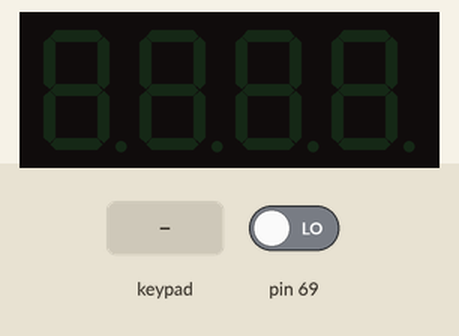
This sketch was run on a simulated Arduino Mega 2560, built with avr-gcc and run on an emulated ATmega2560. Parts: 4-digit seven-segment display. Wiring (from diagram.json): 4-digit 7-segment display, segments lit when HIGH: segments pin 22, pin 23, pin 24, pin 25, pin 26, pin 27, pin 28, pin 29; digit selects pin 10, pin 11, pin 12, pin 13. Wiring (inferred from the signals the program sends): 4×4 keypad with keys 1 2 3 A 4 5 6 B 7 8 9 C D 0 E F: rows pin 54, pin 55, pin 56, pin 57; columns pin 62, pin 63, pin 64, pin 65. The test bench sets the inputs (shaded band); at power-on: pin 69 LOW. The segment pins are drawn as the display they are named for.

Above: at 1.2 s.
1.3 s: keypad keys 1 2 pressed 0.4 s apart
At 3.1 s:
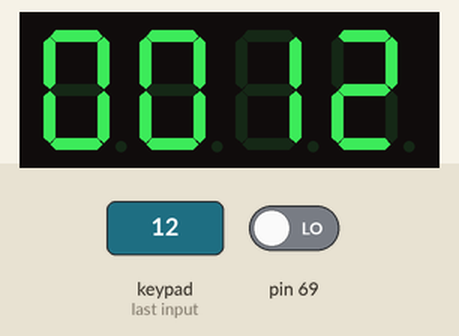
3.6 s: key '1' pressed
At 4.5 s:
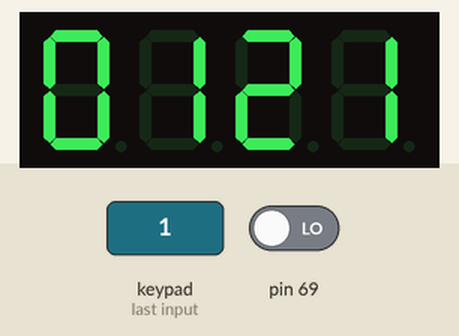
5.2 s: key '2' pressed
At 5.8 s:
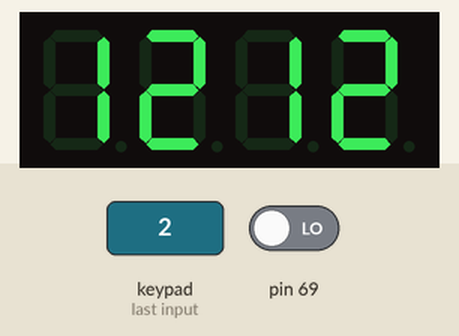
Timing chart, 0 to 8.2 s (numbered marks = the images above; inputs shaded):
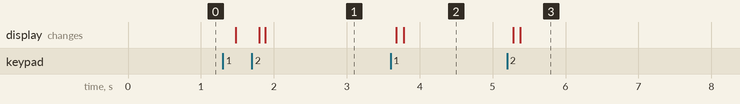

The sketch:

ETALVIS_Problem_10_02.ino
```cpp
//EMBEDDED SYSTEMS PROGRAMMING - GPIO
//KEYPAD CONTROL PROBLEMS
//Use a 4x4 keypad and a quad seven segment display
//SET 10 PROBLEM 02
//press 4 digits any switch & display  that number
//example: 1234,4567,9876.
void enableDigit(int digit);
void clearDisplay(void) ;
int getKey(void);
void delay1(void);
void displayNumber(int number);
// Seven-segment patterns for digits 0-9 (common-cathode, active-high)
// Bit order: Dp G F E D C B A (1 = segment on)
const unsigned char segPatterns[10] = {
  0x3F, // 0: ABCDEF
  0x06, // 1: BC
  0x5B, // 2: ABDEG
  0x4F, // 3: ABCDG
  0x66, // 4: BCFG
  0x6D, // 5: ACDFG
  0x7D, // 6: ACDEFG
  0x07, // 7: ABC
  0x7F, // 8: ABCDEFG
  0x6F  // 9: ABCDFG
};
void setup() {
  volatile char *ddra = (char *)0x21;   // DDRA – PORTA as output (A to Dp)
  volatile char *ddrb = (char *)0x24;   // DDRB – PORTB as output (Digits)
  volatile char *ddrf = (char *)0x30;   // DDRF – PF0–PF3 as output (rows)
  volatile char *ddrk = (char *)0x107;  // DDRK – PK0–PK3 as input (columns)

  *ddra = 0xFF;  // A to Dp on PA0–PA7 as output
  *ddrb = 0xF0;  // Digits on PB4–PB7 as output
  *ddrf = 0x0F;  // Rows (PF0–PF3) as output
  *ddrk = 0x00;  // Columns (PK0–PK3) as input
}
void loop() {
  static int number = 0;
  static int digitCount = 0;
  int key = getKey();

  if (key >= 0 && key <= 9 && digitCount < 4) {
    number = number * 10 + key;
    digitCount++;
  }

  if (digitCount > 0) {
    for (int i = 0; i < 5; i++) {
      displayNumber(number);
    }
  } else {
    clearDisplay(); // Avoid displaying 0000 initially
  }
}
int getKey(void) {
  volatile char *portf = (char *)0x31;
  volatile char *pink = (char *)0x106;


  for (int row = 0; row < 4; row++) {
    *portf = (1 << row);
    delay1();  // debounce
    char col = *pink & 0x0F;
    if (col) {
      for (int c = 0; c < 4; c++) {
        if (col & (1 << c)) {
          int keyMap[4][4] = {
            {1, 2, 3, -1},
            {4, 5, 6, -1},
            {7, 8, 9, -1},
            {-1, 0, -1, -1}
          };
          while (*pink & (1 << c)); // wait for release
          return keyMap[row][c];
        }
      }
    }
  }
  return -1;
}
void enableDigit(int digit) {
  volatile char *portb = (char *)0x25;
  switch (digit) {
    case 1: *portb = 0xE0; break;
    case 2: *portb = 0xD0; break;
    case 3: *portb = 0xB0; break;
    case 4: *portb = 0x70; break;
    default: *portb = 0xF0; break; // Disable all
  }
}
void clearDisplay(void)
{
  volatile char *porta = (char *)0x22;
  volatile char *portb = (char *)0x25;
  *porta = 0x00;      // Turn off segments
  *portb = 0xF0;      // Disable all digits
}
void displayNumber(int number) {
  volatile char *porta = (char *)0x22;
  int digits[4] = {
    number / 1000,
    (number / 100) % 10,
    (number / 10) % 10,
    number % 10
  };

  for (int i = 0; i < 4; i++) {
    enableDigit(i + 1);
    *porta = segPatterns[digits[i]];
    delay1();
    clearDisplay();
    delay1();
  }
}
void delay1(void)
{
  volatile long d;
  for (d = 0; d <= 100; d++);
}
```

Measured:
- after the input at 1.3 s, the display: first changes after 0.18 s (image 1 shows a later state)
- after the input at 3.6 s, the display: first changes after 0.08 s (image 2 shows a later state)
- after the input at 5.2 s, the display: first changes after 0.08 s (image 3 shows a later state)
